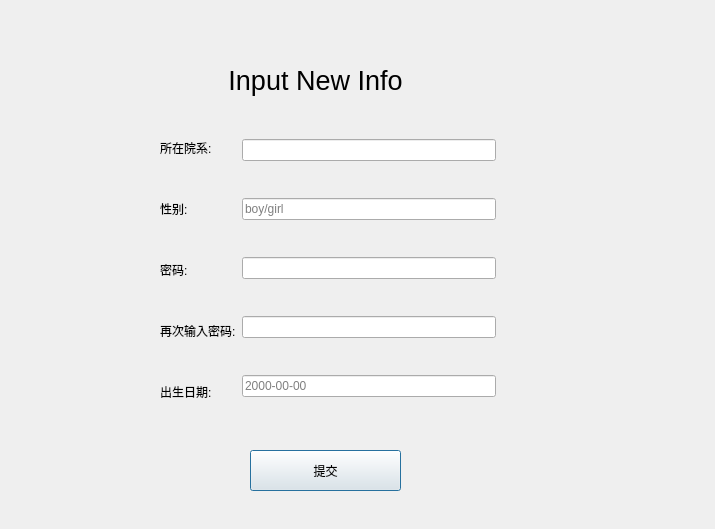
<?xml version="1.0" encoding="UTF-8"?>
<ui version="4.0">
 <class>UpdateInfo</class>
 <widget class="QDialog" name="UpdateInfo">
  <property name="geometry">
   <rect>
    <x>0</x>
    <y>0</y>
    <width>715</width>
    <height>529</height>
   </rect>
  </property>
  <property name="windowTitle">
   <string>Dialog</string>
  </property>
  <widget class="QWidget" name="layoutWidget">
   <property name="geometry">
    <rect>
     <x>160</x>
     <y>120</y>
     <width>336</width>
     <height>299</height>
    </rect>
   </property>
   <layout class="QHBoxLayout" name="horizontalLayout_2">
    <item>
     <layout class="QVBoxLayout" name="verticalLayout_2">
      <item>
       <widget class="QLabel" name="label_3">
        <property name="text">
         <string>所在院系:</string>
        </property>
       </widget>
      </item>
      <item>
       <widget class="QLabel" name="label_5">
        <property name="text">
         <string>性别:</string>
        </property>
       </widget>
      </item>
      <item>
       <widget class="QLabel" name="label_6">
        <property name="text">
         <string>密码:</string>
        </property>
       </widget>
      </item>
      <item>
       <widget class="QLabel" name="label_9">
        <property name="text">
         <string>再次输入密码:</string>
        </property>
       </widget>
      </item>
      <item>
       <widget class="QLabel" name="label_4">
        <property name="text">
         <string>出生日期:</string>
        </property>
       </widget>
      </item>
     </layout>
    </item>
    <item>
     <layout class="QVBoxLayout" name="verticalLayout">
      <property name="spacing">
       <number>18</number>
      </property>
      <item>
       <widget class="QLineEdit" name="depLineEdit"/>
      </item>
      <item>
       <widget class="QLineEdit" name="genderLineEdit">
        <property name="placeholderText">
         <string>boy/girl</string>
        </property>
       </widget>
      </item>
      <item>
       <widget class="QLineEdit" name="pwd1LineEdit">
        <property name="echoMode">
         <enum>QLineEdit::Password</enum>
        </property>
       </widget>
      </item>
      <item>
       <widget class="QLineEdit" name="pwd2LineEdit">
        <property name="echoMode">
         <enum>QLineEdit::Password</enum>
        </property>
       </widget>
      </item>
      <item>
       <widget class="QLineEdit" name="birLineEdit">
        <property name="placeholderText">
         <string>2000-00-00</string>
        </property>
       </widget>
      </item>
     </layout>
    </item>
   </layout>
  </widget>
  <widget class="QLabel" name="label">
   <property name="geometry">
    <rect>
     <x>160</x>
     <y>60</y>
     <width>311</width>
     <height>41</height>
    </rect>
   </property>
   <property name="font">
    <font>
     <pointsize>20</pointsize>
    </font>
   </property>
   <property name="text">
    <string>Input New Info</string>
   </property>
   <property name="alignment">
    <set>Qt::AlignCenter</set>
   </property>
  </widget>
  <widget class="QPushButton" name="submitPushButton">
   <property name="geometry">
    <rect>
     <x>250</x>
     <y>450</y>
     <width>151</width>
     <height>41</height>
    </rect>
   </property>
   <property name="text">
    <string>提交</string>
   </property>
  </widget>
 </widget>
 <resources/>
 <connections/>
</ui>
